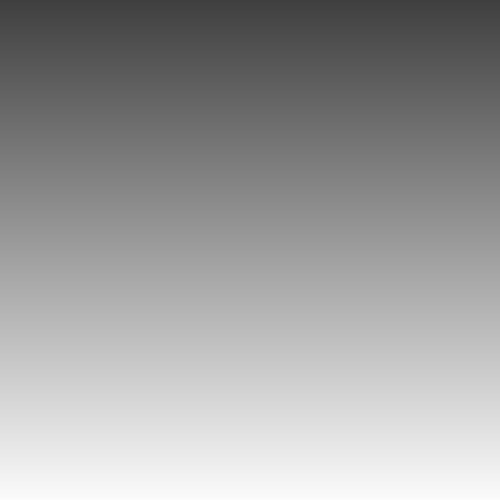
Frame 1 (no input)
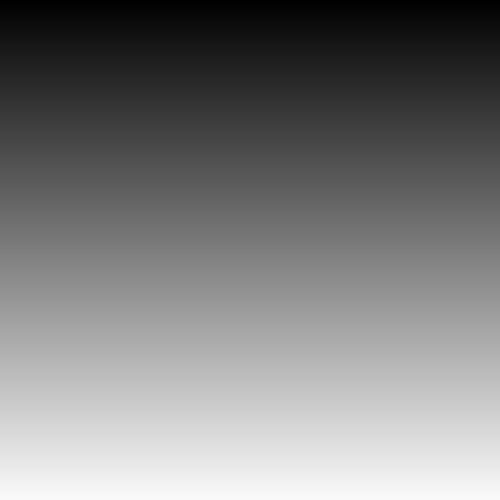
Frame 60 (no input)
Frame 120 (the mouse pressed at the canvas centre since frame 60): identical to frame 60, image omitted

The p5.js sketch that drew these frames (run headless with seeded random() and noise() and a simulated clock; from frame 60 on, the mouse is pressed at the canvas centre):

// p5.js sketch
// ── sketch.js
function setup() {
  createCanvas(500, 500);

}

function draw() {
  // horizontal gradient
  // for (i = 0; i < 500; i++) {
  //   stroke(i * 0.5);
  // line(i, 0, i, 500);
  // }
  // vertical gradient
  for (i = 0; i < 500; i++) {
    stroke(i * 0.5); // page is 500 but color limit is 255. 
    line(0, i, 500, i);
  }
}
